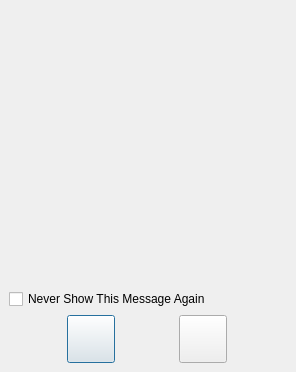
<?xml version="1.0" encoding="UTF-8"?>
<ui version="4.0">
 <class>YesNoMsgBoxClass</class>
 <widget class="QDialog" name="YesNoMsgBoxClass">
  <property name="windowModality">
   <enum>Qt::ApplicationModal</enum>
  </property>
  <property name="geometry">
   <rect>
    <x>0</x>
    <y>0</y>
    <width>296</width>
    <height>372</height>
   </rect>
  </property>
  <property name="windowTitle">
   <string>Menu</string>
  </property>
  <property name="windowOpacity">
   <double>1.000000000000000</double>
  </property>
  <property name="toolTip">
   <string/>
  </property>
  <layout class="QVBoxLayout" name="verticalLayout">
   <property name="spacing">
    <number>0</number>
   </property>
   <property name="leftMargin">
    <number>0</number>
   </property>
   <property name="topMargin">
    <number>0</number>
   </property>
   <property name="rightMargin">
    <number>0</number>
   </property>
   <property name="bottomMargin">
    <number>0</number>
   </property>
   <item>
    <widget class="TitleBarWidget" name="m_TitleBarWidget" native="true">
     <property name="sizePolicy">
      <sizepolicy hsizetype="Preferred" vsizetype="Preferred">
       <horstretch>0</horstretch>
       <verstretch>0</verstretch>
      </sizepolicy>
     </property>
     <property name="minimumSize">
      <size>
       <width>0</width>
       <height>50</height>
      </size>
     </property>
     <property name="maximumSize">
      <size>
       <width>16777215</width>
       <height>130</height>
      </size>
     </property>
     <layout class="QHBoxLayout" name="horizontalLayout">
      <property name="spacing">
       <number>2</number>
      </property>
      <property name="leftMargin">
       <number>5</number>
      </property>
      <property name="topMargin">
       <number>2</number>
      </property>
      <property name="rightMargin">
       <number>5</number>
      </property>
      <property name="bottomMargin">
       <number>2</number>
      </property>
     </layout>
    </widget>
   </item>
   <item>
    <widget class="QFrame" name="m_ItemsFrame">
     <property name="sizePolicy">
      <sizepolicy hsizetype="Preferred" vsizetype="Expanding">
       <horstretch>0</horstretch>
       <verstretch>0</verstretch>
      </sizepolicy>
     </property>
     <property name="minimumSize">
      <size>
       <width>0</width>
       <height>0</height>
      </size>
     </property>
     <layout class="QVBoxLayout" name="verticalLayout_2">
      <item>
       <widget class="QLabel" name="m_StatusMsgLabel">
        <property name="sizePolicy">
         <sizepolicy hsizetype="Expanding" vsizetype="Preferred">
          <horstretch>0</horstretch>
          <verstretch>0</verstretch>
         </sizepolicy>
        </property>
        <property name="text">
         <string/>
        </property>
       </widget>
      </item>
      <item>
       <widget class="QLabel" name="m_BodyTextLabel">
        <property name="sizePolicy">
         <sizepolicy hsizetype="Preferred" vsizetype="Expanding">
          <horstretch>0</horstretch>
          <verstretch>0</verstretch>
         </sizepolicy>
        </property>
        <property name="text">
         <string/>
        </property>
        <property name="alignment">
         <set>Qt::AlignCenter</set>
        </property>
        <property name="wordWrap">
         <bool>true</bool>
        </property>
       </widget>
      </item>
      <item>
       <widget class="QCheckBox" name="m_NeverShowAgainCheckBox">
        <property name="text">
         <string>Never Show This Message Again</string>
        </property>
       </widget>
      </item>
      <item>
       <layout class="QHBoxLayout" name="horizontalLayout_2">
        <item>
         <widget class="VxPushButton" name="m_AcceptButton">
          <property name="sizePolicy">
           <sizepolicy hsizetype="Fixed" vsizetype="Fixed">
            <horstretch>0</horstretch>
            <verstretch>0</verstretch>
           </sizepolicy>
          </property>
          <property name="minimumSize">
           <size>
            <width>48</width>
            <height>48</height>
           </size>
          </property>
          <property name="maximumSize">
           <size>
            <width>48</width>
            <height>48</height>
           </size>
          </property>
          <property name="text">
           <string/>
          </property>
          <property name="iconSize">
           <size>
            <width>48</width>
            <height>48</height>
           </size>
          </property>
         </widget>
        </item>
        <item>
         <widget class="VxPushButton" name="m_CancelButton">
          <property name="sizePolicy">
           <sizepolicy hsizetype="Minimum" vsizetype="Fixed">
            <horstretch>0</horstretch>
            <verstretch>0</verstretch>
           </sizepolicy>
          </property>
          <property name="minimumSize">
           <size>
            <width>48</width>
            <height>48</height>
           </size>
          </property>
          <property name="maximumSize">
           <size>
            <width>48</width>
            <height>48</height>
           </size>
          </property>
          <property name="text">
           <string/>
          </property>
          <property name="iconSize">
           <size>
            <width>48</width>
            <height>48</height>
           </size>
          </property>
         </widget>
        </item>
       </layout>
      </item>
     </layout>
    </widget>
   </item>
   <item>
    <widget class="BottomBarWidget" name="m_BottomBarWidget" native="true">
     <property name="sizePolicy">
      <sizepolicy hsizetype="Expanding" vsizetype="Minimum">
       <horstretch>0</horstretch>
       <verstretch>0</verstretch>
      </sizepolicy>
     </property>
     <property name="minimumSize">
      <size>
       <width>30</width>
       <height>0</height>
      </size>
     </property>
     <property name="autoFillBackground">
      <bool>true</bool>
     </property>
    </widget>
   </item>
  </layout>
 </widget>
 <customwidgets>
  <customwidget>
   <class>TitleBarWidget</class>
   <extends>QWidget</extends>
   <header>TitleBarWidget.h</header>
   <container>1</container>
  </customwidget>
  <customwidget>
   <class>BottomBarWidget</class>
   <extends>QWidget</extends>
   <header location="global">BottomBarWidget.h</header>
   <container>1</container>
  </customwidget>
  <customwidget>
   <class>VxPushButton</class>
   <extends>QPushButton</extends>
   <header>VxPushButton.h</header>
  </customwidget>
 </customwidgets>
 <resources/>
 <connections/>
</ui>
